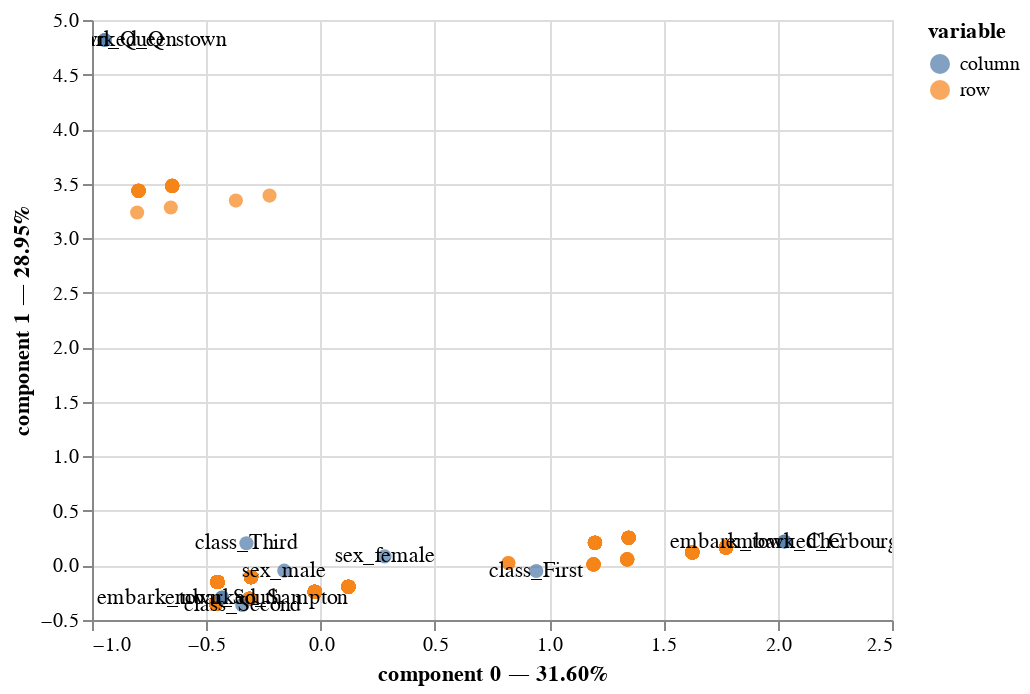

Write notebook code for a chart like this one.
### Code cell
mca.plot(data_new,show_column_labels=True)

### Figure 1 — Vega-Lite specification as saved in the notebook (floating-point values rounded to 4 significant figures; data arrays with more than 128 entries replaced by an {"elided": "..."} marker saying what was removed)
{"config": {"view": {"continuousWidth": 400, "continuousHeight": 300}}, "layer": [{"data": {"name": "data-8fbf5f8fc7e96299ddc1537357fe2e5a"}, "mark": {"type": "circle", "size": 50}, "encoding": {"color": {"field": "variable", "type": "nominal"}, "tooltip": [{"field": "variable", "type": "nominal"}, {"field": "value", "type": "nominal"}, {"field": "component 0", "type": "quantitative"}, {"field": "component 1", "type": "quantitative"}], "x": {"axis": {"title": "component 0 — 31.60%"}, "field": "component 0", "scale": {"zero": false}, "type": "quantitative"}, "y": {"axis": {"title": "component 1 — 28.95%"}, "field": "component 1", "scale": {"zero": false}, "type": "quantitative"}}, "selection": {"selector002": {"type": "interval", "bind": "scales", "encodings": ["x", "y"]}}}, {"data": {"name": "data-cb3ac3f74ded5dec2032fe5509cae4a3"}, "mark": {"type": "circle", "size": 50}, "encoding": {"color": {"field": "variable", "type": "nominal"}, "tooltip": [{"field": "variable", "type": "nominal"}, {"field": "value", "type": "nominal"}, {"field": "component 0", "type": "quantitative"}, {"field": "component 1", "type": "quantitative"}], "x": {"axis": {"title": "component 0 — 31.60%"}, "field": "component 0", "scale": {"zero": false}, "type": "quantitative"}, "y": {"axis": {"title": "component 1 — 28.95%"}, "field": "component 1", "scale": {"zero": false}, "type": "quantitative"}}}, {"data": {"name": "data-cb3ac3f74ded5dec2032fe5509cae4a3"}, "mark": "text", "encoding": {"text": {"field": "label", "type": "nominal"}, "x": {"axis": {"title": "component 0 — 31.60%"}, "field": "component 0", "scale": {"zero": false}, "type": "quantitative"}, "y": {"axis": {"title": "component 1 — 28.95%"}, "field": "component 1", "scale": {"zero": false}, "type": "quantitative"}}}], "$schema": "https://vega.github.io/schema/vega-lite/v4.17.0.json", "datasets": {"data-8fbf5f8fc7e96299ddc1537357fe2e5a": {"elided": "714 records"}, "data-cb3ac3f74ded5dec2032fe5509cae4a3": [{"component 0": 0.28, "component 1": 0.0827, "variable": "column", "value": "sex_female", "label": "sex_female"}, {"component 0": -0.1589, "component 1": -0.04758, "variable": "column", "value": "sex_male", "label": "sex_male"}, {"component 0": 2.03, "component 1": 0.2188, "variable": "column", "value": "embarked_C", "label": "embarked_C"}, {"component 0": -0.9444, "component 1": 4.817, "variable": "column", "value": "embarked_Q", "label": "embarked_Q"}, {"component 0": -0.4305, "component 1": -0.2948, "variable": "column", "value": "embarked_S", "label": "embarked_S"}, {"component 0": 0.9437, "component 1": -0.05079, "variable": "column", "value": "class_First", "label": "class_First"}, {"component 0": -0.3427, "component 1": -0.3627, "variable": "column", "value": "class_Second", "label": "class_Second"}, {"component 0": -0.3243, "component 1": 0.2035, "variable": "column", "value": "class_Third", "label": "class_Third"}, {"component 0": 2.03, "component 1": 0.2188, "variable": "column", "value": "embark_town_Cherbourg", "label": "embark_town_Cherbourg"}, {"component 0": -0.9444, "component 1": 4.817, "variable": "column", "value": "embark_town_Queenstown", "label": "embark_town_Queenstown"}, {"component 0": -0.4305, "component 1": -0.2948, "variable": "column", "value": "embark_town_Southampton", "label": "embark_town_Southampton"}]}}
